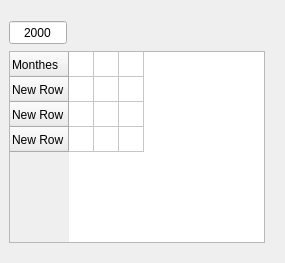
      <widget class="QWidget" name="tab">
       <attribute name="title">
        <string>Orders Timetable</string>
       </attribute>
       <layout class="QGridLayout" name="gridLayout">
        <property name="leftMargin">
         <number>0</number>
        </property>
        <item row="0" column="1">
         <widget class="QFrame" name="frame_6">
          <property name="styleSheet">
           <string notr="true">#frame_6{
border:0px;}</string>
          </property>
          <property name="frameShape">
           <enum>QFrame::StyledPanel</enum>
          </property>
          <property name="frameShadow">
           <enum>QFrame::Raised</enum>
          </property>
          <layout class="QGridLayout" name="gridLayout_10">
           <item row="0" column="0">
            <widget class="QDateEdit" name="orders_table_year">
             <property name="minimumSize">
              <size>
               <width>58</width>
               <height>25</height>
              </size>
             </property>
             <property name="maximumSize">
              <size>
               <width>58</width>
               <height>25</height>
              </size>
             </property>
             <property name="alignment">
              <set>Qt::AlignCenter</set>
             </property>
             <property name="buttonSymbols">
              <enum>QAbstractSpinBox::NoButtons</enum>
             </property>
             <property name="displayFormat">
              <string>yyyy</string>
             </property>
            </widget>
           </item>
           <item row="1" column="0">
            <widget class="QTableWidget" name="all_orders">
             <property name="cursor" stdset="0">
              <cursorShape>CrossCursor</cursorShape>
             </property>
             <property name="styleSheet">
              <string notr="true"/>
             </property>
             <property name="editTriggers">
              <set>QAbstractItemView::NoEditTriggers</set>
             </property>
             <property name="verticalScrollMode">
              <enum>QAbstractItemView::ScrollPerPixel</enum>
             </property>
             <property name="horizontalScrollMode">
              <enum>QAbstractItemView::ScrollPerPixel</enum>
             </property>
             <property name="gridStyle">
              <enum>Qt::SolidLine</enum>
             </property>
             <property name="rowCount">
              <number>4</number>
             </property>
             <property name="columnCount">
              <number>3</number>
             </property>
             <attribute name="horizontalHeaderVisible">
              <bool>false</bool>
             </attribute>
             <attribute name="horizontalHeaderMinimumSectionSize">
              <number>25</number>
             </attribute>
             <attribute name="horizontalHeaderDefaultSectionSize">
              <number>25</number>
             </attribute>
             <attribute name="verticalHeaderMinimumSectionSize">
              <number>25</number>
             </attribute>
             <attribute name="verticalHeaderDefaultSectionSize">
              <number>25</number>
             </attribute>
             <row>
              <property name="text">
               <string>Monthes</string>
              </property>
             </row>
             <row>
              <property name="text">
               <string>New Row</string>
              </property>
             </row>
             <row>
              <property name="text">
               <string>New Row</string>
              </property>
             </row>
             <row>
              <property name="text">
               <string>New Row</string>
              </property>
             </row>
             <column>
              <property name="text">
               <string>New Column</string>
              </property>
             </column>
             <column>
              <property name="text">
               <string>New Column</string>
              </property>
             </column>
             <column>
              <property name="text">
               <string>New Column</string>
              </property>
             </column>
            </widget>
           </item>
          </layout>
         </widget>
        </item>
       </layout>
      </widget>
